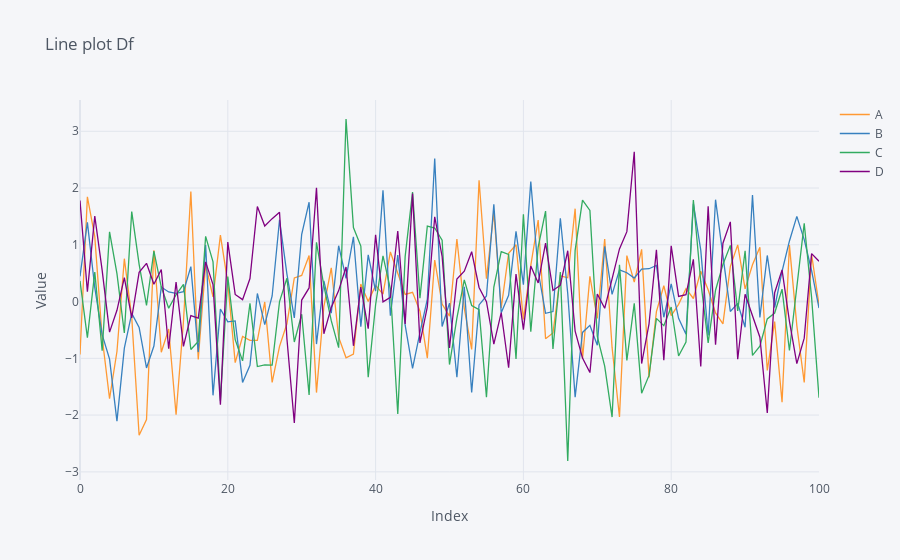

The notebook cell this image was saved under:
### Markdown cell above
# Creating a line plot

### Code cell
df.iplot(xTitle='Index',yTitle='Value',title='Line plot Df')
